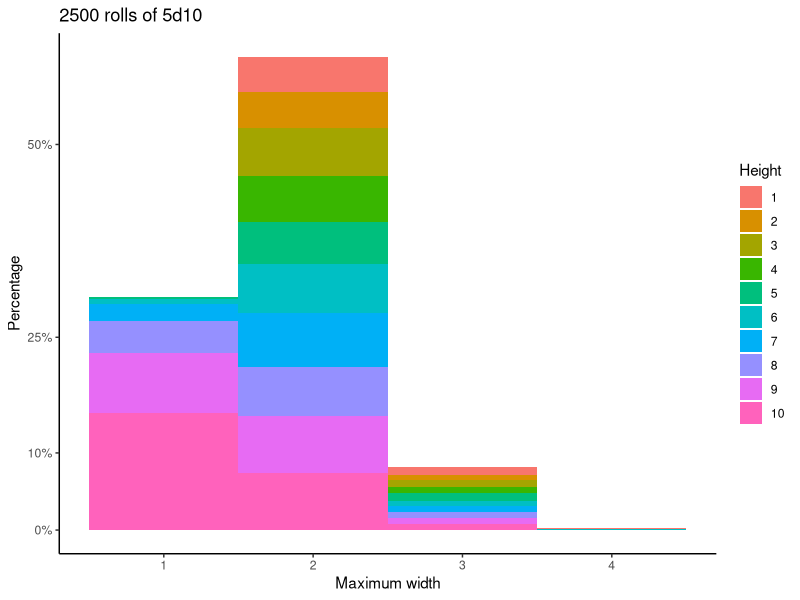
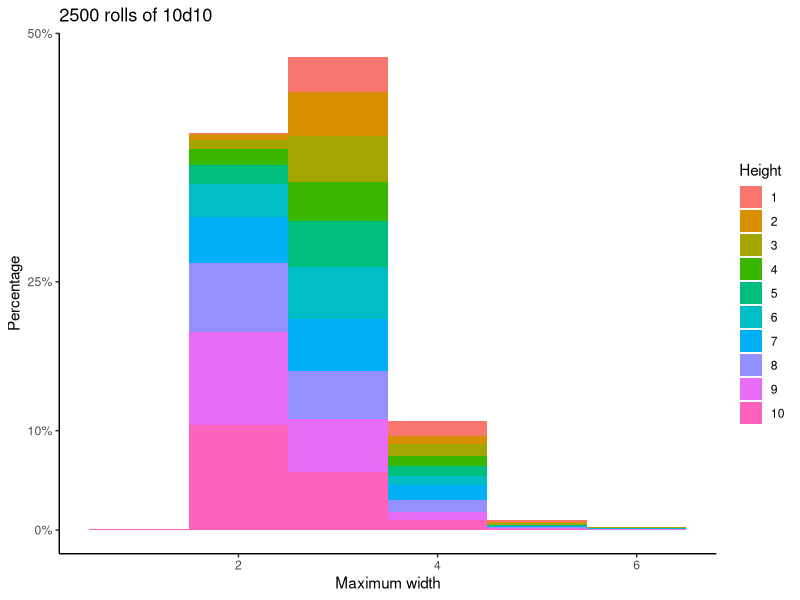
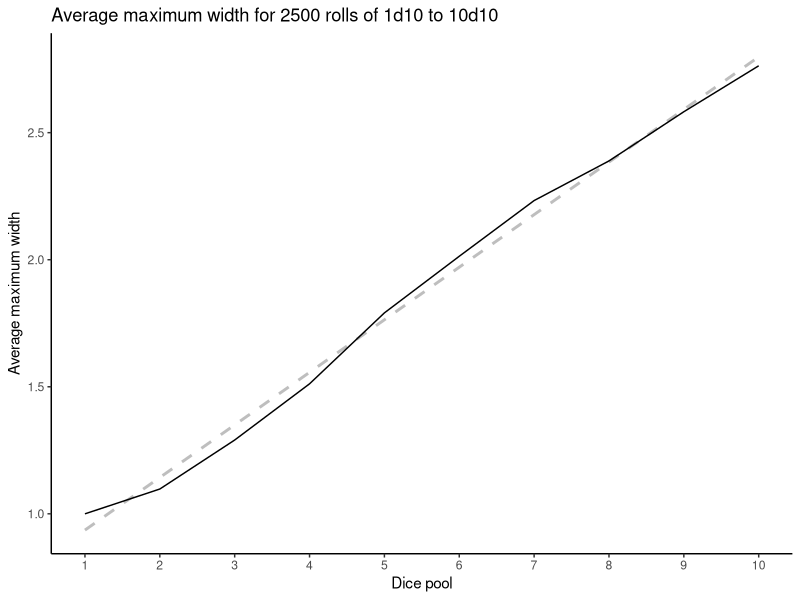
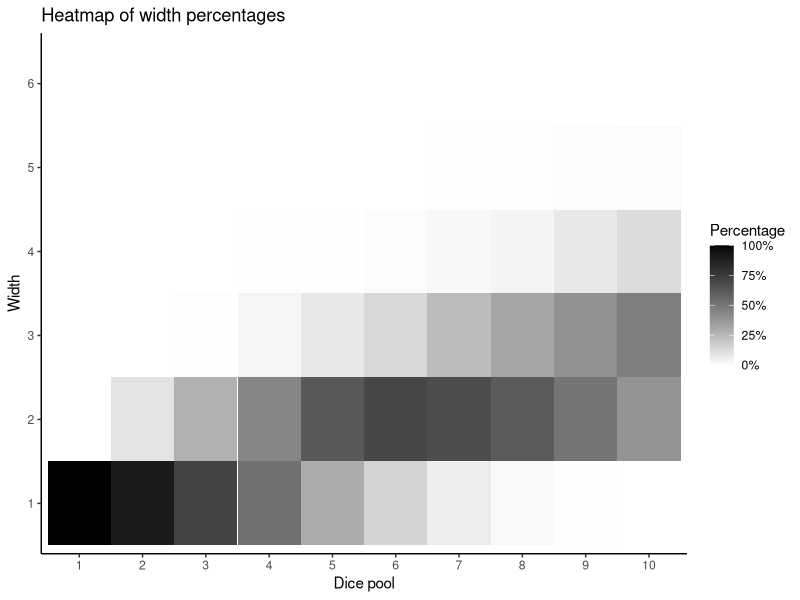
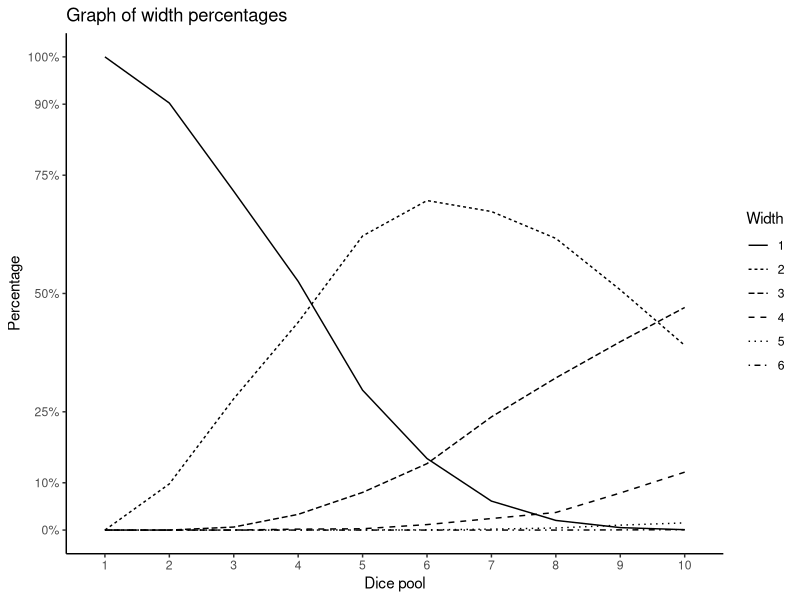
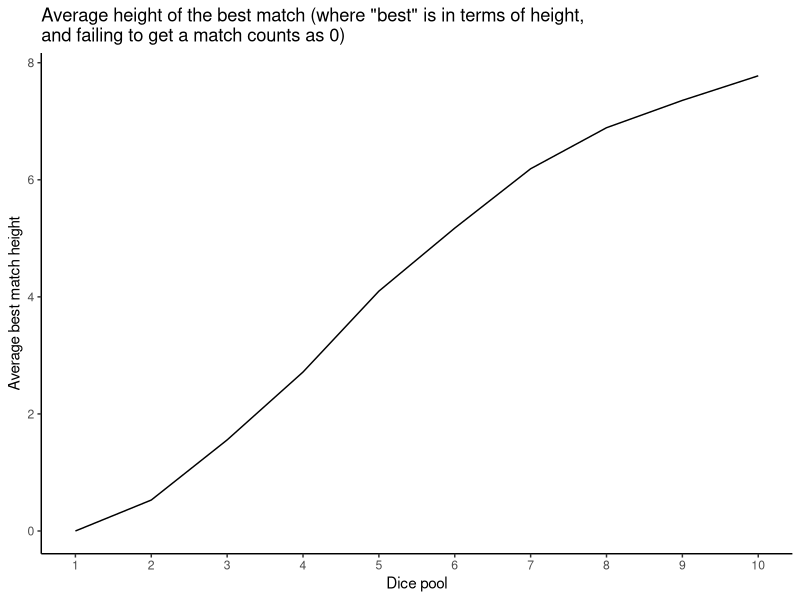
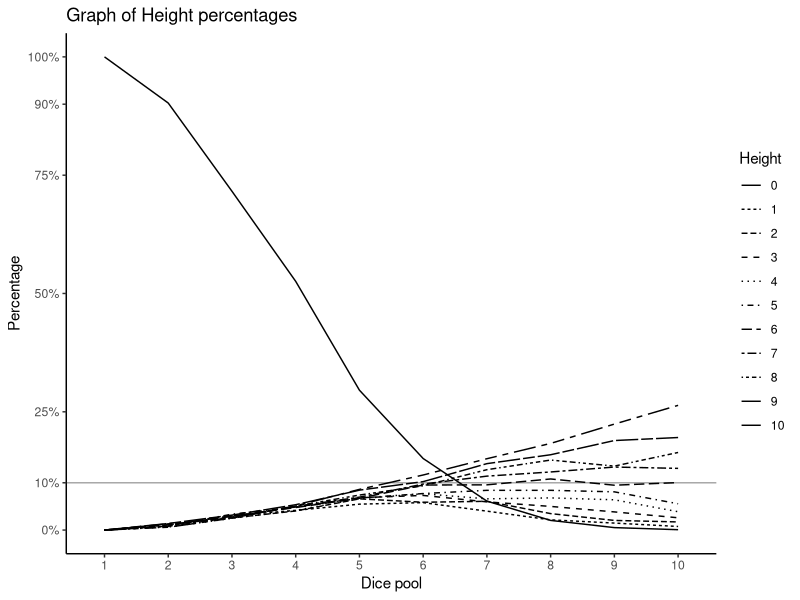
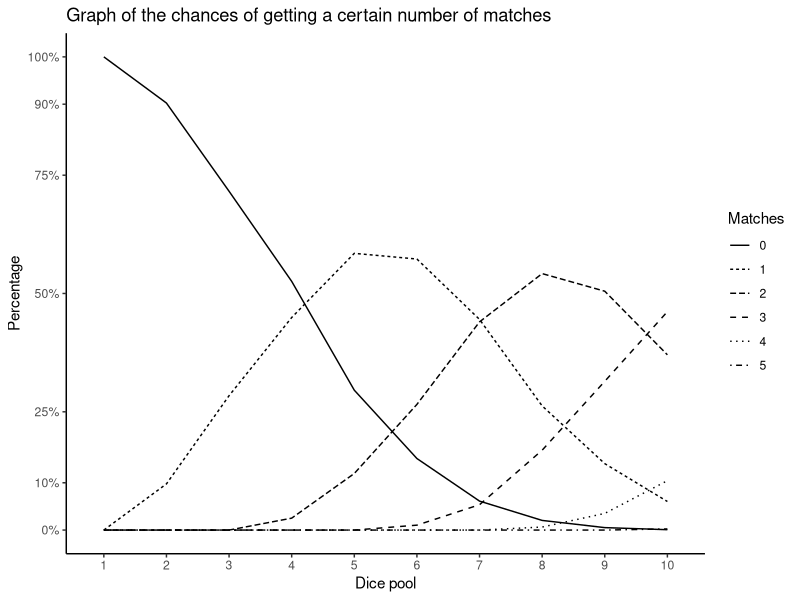

The R source for these figures, in order:
## ---- chunk 1
library(knitr)
library(broom)
library(ggplot2)
library(scales)
opts_chunk$set(tidy.opts=list(width.cutoff=30), tidy=TRUE)
options(width=60, knitr.kable.NA = '—')
set.seed(12345)

maxdicepool <- 10

roll10s <- function(dicepool, hard=0, h.value=7) {
    c(sample(1:10, dicepool, replace=TRUE), rep(h.value, hard))
}

dable <- function(x) {
    tx <- table(x)
    dx <- broom::tidy(tx)

    names(dx) <- c("Number on die", "Frequency")
    kable(dx, caption=paste0("Dice roll: ", length(x), "d10"))

}

maxwidth <- function(x) {
    max(table(x))
}
 
maxmatchheight <- function(x) {
    tx <- table(x)
    tx <- subset(tx, tx >= 2)
    if (length(tx) == 0) {
        return(NA)
    }
    return(as.numeric(names(tx)[length(tx)]))
}

nummatches <- function(x) {
    tx <- table(x)
    tx <- subset(tx, tx >= 2)
    length(tx)
}

maxheight <- function(x) {
    tx <- table(x)
    mw <- maxwidth(x)
    tx <- subset(tx, tx == mw)
    return(as.numeric(names(tx)[length(tx)]))
}

manyrolls <- function(dicepool, replicates=2500) {
    blank=rep(NA, replicates)
    results <- list("Width"=blank, "Height"=blank, "Matches"=blank, "Best.Height"=blank)
    for (i in 1:replicates) {
        throw <- roll10s(dicepool)
        results$Width[i] = maxwidth(throw)
        results$Height[i] = maxheight(throw)
        results$Matches[i] = nummatches(throw)
        results$Best.Height[i] = maxmatchheight(throw)
    }
    results <- as.data.frame(results)
    names(results) <- c("Maximum width", "Height of maximum width", "Number of matches", "Best overall match height")
    return(results)
}

proportions <- function(tx) {
    dx <- broom::tidy(table(tx))
    names(dx) <- c("Result", "Frequency")
    dx <- cbind(dx, Percentage=sprintf("%.2f%%", dx$Frequency/length(tx) * 100, 2))
    return(dx)
}
 
proptable.maxwidth <- function(dx, dicepool) {
    prt <- proportions(dx[,"Maximum width"])
    names(prt)[1] <- "Width"
    kable(prt, caption=paste0("Maximum width of ", nrow(dx), " rolls of ", dicepool, "d10"))
}

dstats <- function(x) {
    tx <- table(x)
    total <- length(x)
    dx <- data.frame(Statistic=c("Maximum Width", "Height of maximum width roll", "Total number of matches", "Maximum height out of all matches"), Value=c(maxwidth(x), maxheight(x), nummatches(x), maxmatchheight(x)))
    kable(dx, caption=paste0("Statistics for ", length(x), "d10 dice roll"))
}
## ---- chunk 2
five.d10 <- roll10s(5)
## ---- chunk 3
dable(five.d10)
## ---- chunk 4
dstats(five.d10)
## ---- chunk 5
ten.d10 <- roll10s(10)
## ---- chunk 6
dable(ten.d10)
dstats(ten.d10)
## ---- chunk 7
ten.d10 <- roll10s(10)
dable(ten.d10)
dstats(ten.d10)
## ---- chunk 8
twenty.5d10 <- manyrolls(5, replicates=20)
kable(twenty.5d10, caption="20 rolls of 5d10")
## ---- chunk 9
proptable.maxwidth(twenty.5d10, 5)
## ---- chunk 10
lots.5d10 <- manyrolls(5, replicates=2500)
proptable.maxwidth(lots.5d10, 5)
## ---- chunk 11
lg <- ggplot(lots.5d10, aes(x=`Maximum width`))
lg <- lg + geom_histogram(aes(y=(..count..)/sum(..count..),fill=as.factor(`Height of maximum width`)), binwidth=1)
lg <- lg + scale_y_continuous(labels=percent, breaks=c(0, 0.10, 0.25, 0.50, 0.75, 0.9, 1))
lg <- lg + labs(fill="Height", y="Percentage", title="2500 rolls of 5d10")
lg + theme_classic()
## ---- chunk 12
lots.10d10 <- manyrolls(10, replicates=2500)
proptable.maxwidth(lots.10d10, 10)
lg10 <- ggplot(lots.10d10, aes(x=`Maximum width`))
lg10 <- lg10 + geom_histogram(aes(y=(..count..)/sum(..count..),fill=as.factor(`Height of maximum width`)), binwidth=1)
lg10 <- lg10 + scale_y_continuous(labels=percent, breaks=c(0, 0.10, 0.25, 0.50, 0.75, 0.9, 1))
lg10 <- lg10 + labs(fill="Height", y="Percentage", title="2500 rolls of 10d10")
lg10 + theme_classic()
## ---- chunk 13
manyresults <- list()
avresults <- NULL
allresults <- NULL
for (dicepool in 1:maxdicepool) {
    thisresult <- manyrolls(dicepool)
    manyresults[[dicepool]] <- thisresult
    thisresult[is.na(thisresult)] <- 0
    avresults <- rbind(avresults, colMeans(thisresult))
    manyresults[[dicepool]] <- cbind("Dice pool"=dicepool, manyresults[[dicepool]])
    allresults <- rbind(allresults, manyresults[[dicepool]])
}
avresults <- cbind("Dice pool"=1:maxdicepool, avresults)
avresults <- as.data.frame(avresults)
#allresults$`Dice pool` = as.factor(allresults$`Dice pool`)
#kable(avresults, caption="Average results out of 2500 rolls of each dice pool")
## ---- chunk 14
aw <- ggplot(avresults)
aw <- aw + geom_smooth(data=allresults, aes(x = `Dice pool`, y = `Maximum width`), method="lm", se=FALSE, color="grey", linetype="dashed")
aw <- aw + geom_line(aes(x = `Dice pool`, y = `Maximum width`))
aw <- aw + scale_x_continuous(breaks=1:maxdicepool)
aw <- aw + labs(y = "Average maximum width", x="Dice pool", title="Average maximum width for 2500 rolls of 1d10 to 10d10")
aw + theme_classic()
## ---- chunk 15
width.fit <- lm(`Maximum width` ~ `Dice pool`, data=allresults)
## ---- chunk 16
alltab <- table(width=as.factor(allresults$`Maximum width`),pool=as.factor(allresults$`Dice pool`))
alltab <- data.frame(alltab / colSums(alltab))
alltab$width <- as.factor(alltab$width)
alltab$pool <- as.factor(alltab$pool)
hr <- ggplot(alltab)
hr <- hr + geom_tile(aes(x = pool, y = width, fill=Freq))
hr <- hr + scale_fill_gradient(low="white", high="black",labels=percent)
hr <- hr + labs(y = "Width", x="Dice pool", fill="Percentage", title="Heatmap of width percentages")
hr + theme_classic()
## ---- chunk 17
lr <- ggplot(alltab)
lr <- lr + geom_line(aes(x = pool, y = Freq, group=width, linetype=width))
lr <- lr + scale_y_continuous(labels=percent, breaks=c(0, 0.10, 0.25, 0.50, 0.75, 0.9, 1))
lr <- lr + labs(y = "Percentage", x="Dice pool", linetype="Width", title="Graph of width percentages")
lr + theme_classic()
# ggsave("widthpercent.pdf", height=8.5, width=11)
## ---- chunk 18
bh <- ggplot(avresults)
bh <- bh + geom_line(aes(x=`Dice pool`, y=`Best overall match height`))
bh <- bh + scale_x_continuous(breaks=1:maxdicepool)
bh <- bh + labs(y = "Average best match height", title="Average height of the best match (where \"best\" is in terms of height,\nand failing to get a match counts as 0)")
bh + theme_classic()
## ---- chunk 19
allres2 <- allresults
allres2[is.na(allres2)] <- 0
htab <- table(height=as.factor(allres2$`Best overall match height`),pool=as.factor(allres2$`Dice pool`))
htab <- data.frame(htab / colSums(htab))
htab$height <- as.factor(htab$height)
htab$pool <- as.factor(htab$pool)
## ---- chunk 20
lh <- ggplot(htab)
lh <- lh + geom_hline(yintercept=0.1, color="darkgrey")
lh <- lh + geom_line(aes(x = pool, y = Freq, group=height, linetype=height))
#lh <- lh + geom_smooth(aes(x = pool, y = Freq, group=height, color=height))
lh <- lh + scale_y_continuous(labels=percent, breaks=c(0, 0.10, 0.25, 0.50, 0.75, 0.9, 1))
lh <- lh + labs(y = "Percentage", x="Dice pool", linetype="Height", title="Graph of Height percentages")
lh + theme_classic()
# ggsave("heightpercent.pdf", height=8.5, width=11)
## ---- chunk 21
mtab <- table(matches=as.factor(allres2$`Number of matches`),pool=as.factor(allres2$`Dice pool`))
mtab <- data.frame(mtab / colSums(mtab))
mtab$matches <- as.factor(mtab$matches)
mtab$pool <- as.factor(mtab$pool)
## ---- chunk 22
lms <- ggplot(mtab)
lms <- lms + geom_line(aes(x = pool, y = Freq, group=matches, linetype=matches))
#lms <- lms + geom_smooth(aes(x = pool, y = Freq, group=height, color=height))
lms <- lms + scale_y_continuous(labels=percent, breaks=c(0, 0.10, 0.25, 0.50, 0.75, 0.9, 1))
lms <- lms + labs(y = "Percentage", x="Dice pool", linetype="Matches", title="Graph of the chances of getting a certain number of matches")
lms + theme_classic()
# ggsave("matchpercent.pdf", height=8.5, width=11)
## ---- chunk 23
mh <- ggplot(avresults)
mh <- mh + geom_smooth(aes(x=`Dice pool`, y=`Number of matches`), method="lm", se=FALSE, color="grey", linetype="dashed")
mh <- mh + geom_line(aes(x=`Dice pool`, y=`Number of matches`))
mh <- mh + scale_x_continuous(breaks=1:maxdicepool) + scale_y_continuous(breaks=0:10/2)
mh <- mh + labs(y = "Average number of matches", title="Average matches, or successful actions")
mh + theme_classic()
## ---- chunk 24
match.fit <- lm(`Number of matches` ~ `Dice pool`, data=allresults)
